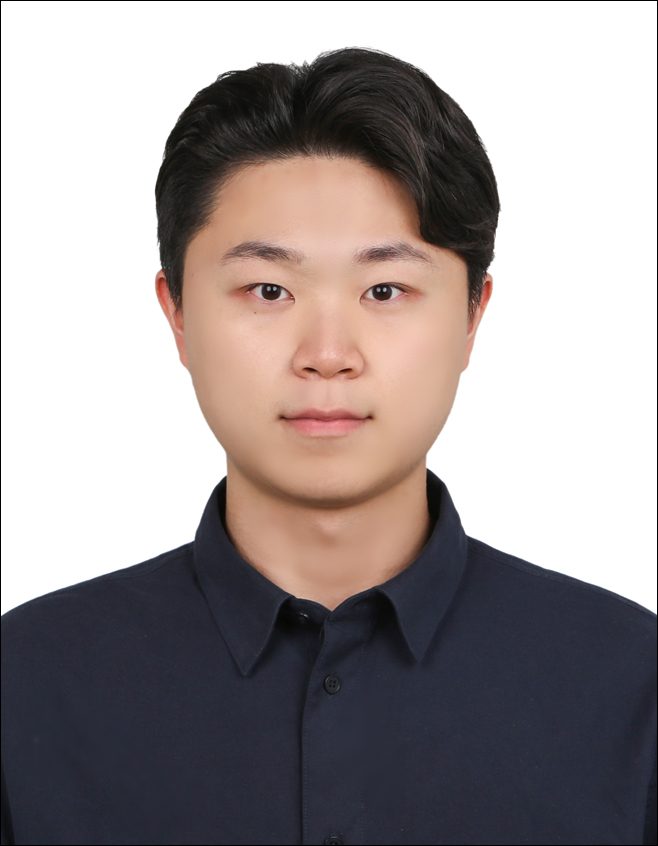
#> input picture Computer-Vision/my_picture.jpg, 658 x 846 px
$ python lab_2-4_blended.py
#> lines starting #> are read from the running program, lines starting #| are printed output that depends on the picture
import cv2 as cv
import numpy as np

apple = cv.imread('my_picture.jpg')
#> apple is the input picture: shape (846, 658, 3); mean B, G, R 150.1, 150.2, 158.1
orange = cv.imread('cha_picture.jpg')
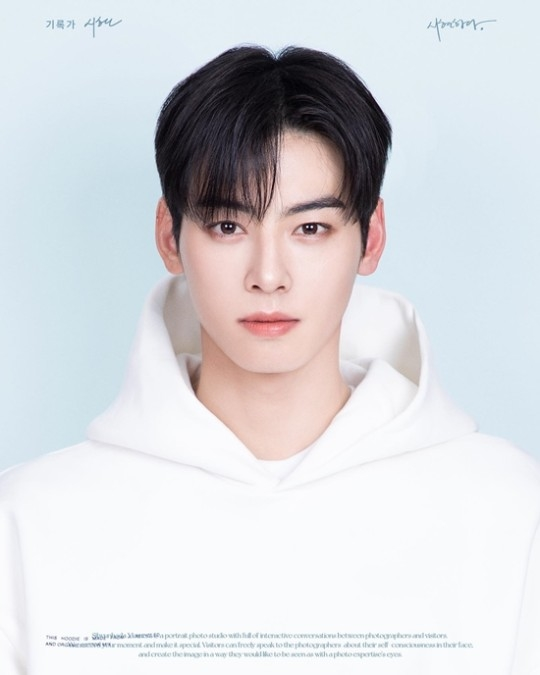
#> input picture Computer-Vision/cha_picture.jpg, 540 x 675 px
#> orange is the input picture: shape (675, 540, 3); mean B, G, R 219.9, 216.1, 215

apple = cv.resize(apple, (512, 512))
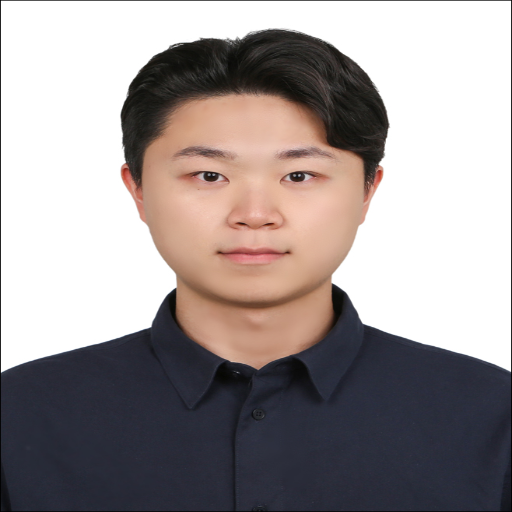
#> apple: shape (512, 512, 3); mean B, G, R 149.9, 150.1, 157.9
orange = cv.resize(orange, (512, 512))
#> orange: shape (512, 512, 3)

print(apple.shape)
#| (512, 512, 3)
print(orange.shape)
#| (512, 512, 3)

apple_orange = np.hstack((apple[:, :256], orange[:, 256:]))
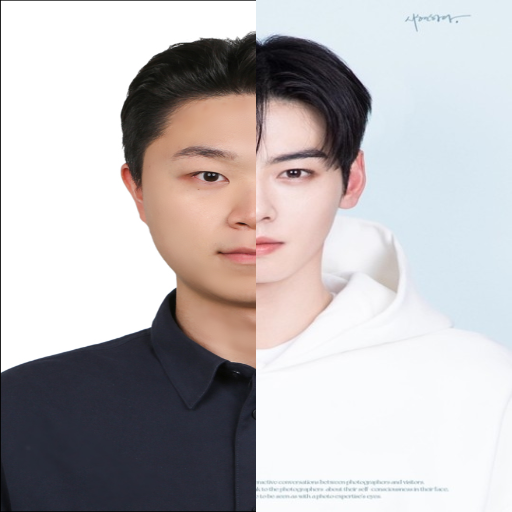
#> apple_orange: shape (512, 512, 3); mean B, G, R 186.4, 184.9, 189

apple_copy = apple.copy()
gp_apple = [apple_copy]
for i in range(6):
    apple_copy = cv.pyrDown(apple_copy)
    gp_apple.append(apple_copy)
#> this loop made 6 passes
#> pass 3, `apple_copy = cv.pyrDown(apple_copy)`:
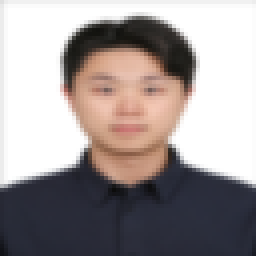
#> apple_copy: shape (64, 64, 3) (shown 4 times larger); mean B, G, R 151.7, 152, 159.8
#> after the loop, gp_apple = 7 items

orange_copy = orange.copy()
gp_orange = [orange_copy]
for i in range(6):
    orange_copy = cv.pyrDown(orange_copy)
    gp_orange.append(orange_copy)
#> this loop made 6 passes
#> pass 3, `orange_copy = cv.pyrDown(orange_copy)`:
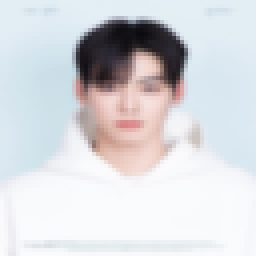
#> orange_copy: shape (64, 64, 3) (shown 4 times larger); mean B, G, R 219.8, 215.9, 214.8
#> after the loop, gp_orange = 7 items


apple_copy = gp_apple[5]
lp_apple = [apple_copy]
for i in range(5, 0, -1):
    gaussian_expanded = cv.pyrUp(gp_apple[i])
    laplacian = cv.subtract(gp_apple[i-1], gaussian_expanded)
    lp_apple.append(laplacian)
#> after the loop, lp_apple = 6 items

orange_copy = gp_orange[5]
lp_orange = [orange_copy]
for i in range(5, 0, -1):
    gaussian_expanded = cv.pyrUp(gp_orange[i])
    laplacian = cv.subtract(gp_orange[i-1], gaussian_expanded)
    lp_orange.append(laplacian)
#> after the loop, lp_orange = 6 items


apple_orange_pyramid = []
n = 0
for apple_lap, orange_lap in zip(lp_apple, lp_orange):
    n += 1
    cols, rows, ch = apple_lap.shape
    laplacian = np.hstack((apple_lap[:, 0:int(cols/2)], orange_lap[:, int(cols/2):]))
    apple_orange_pyramid.append(laplacian)
#> this loop made 6 passes
#> (cols, rows) on passes 1 to 6: (16, 16), (32, 32), (64, 64), (128, 128), (256, 256), (512, 512)
#> pass 3, `laplacian = np.hstack((apple_lap[:, 0:int(cols/2)], orange_lap[:, int(..`:
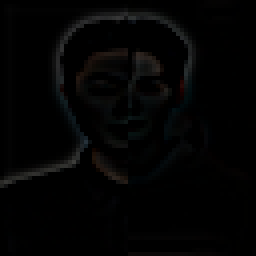
#> laplacian: shape (64, 64, 3) (shown 4 times larger); mean of channels 0, 1, 2 3.2, 3.3, 3.3; drawn as B, G, R
#> after the loop, apple_orange_pyramid = 6 items; n = 6


apple_orange_reconstruct = apple_orange_pyramid[0]
for i in range(1, 6):
    apple_orange_reconstruct = cv.pyrUp(apple_orange_reconstruct)
    apple_orange_reconstruct = cv.add(apple_orange_pyramid[i], apple_orange_reconstruct)
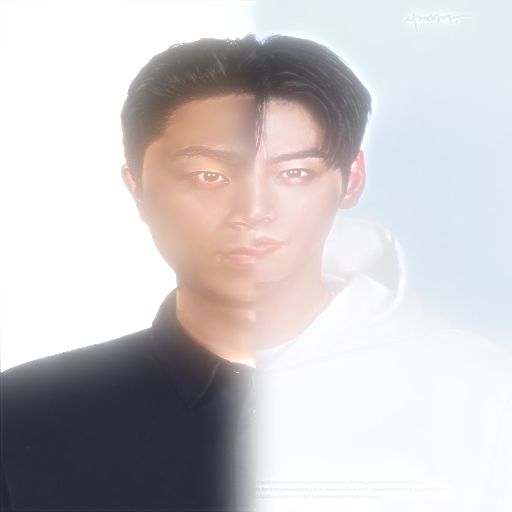
#> apple_orange_reconstruct: shape (512, 512, 3); mean of channels 0, 1, 2 200.8, 199.3, 203; drawn as B, G, R


cv.imshow('apple', apple)
cv.imshow('orange', orange)
cv.imshow('apple_orange', apple_orange)
cv.imshow('apple_orange_reconstruct', apple_orange_reconstruct)

cv.waitKey(0)
cv.destroyAllWindows()
